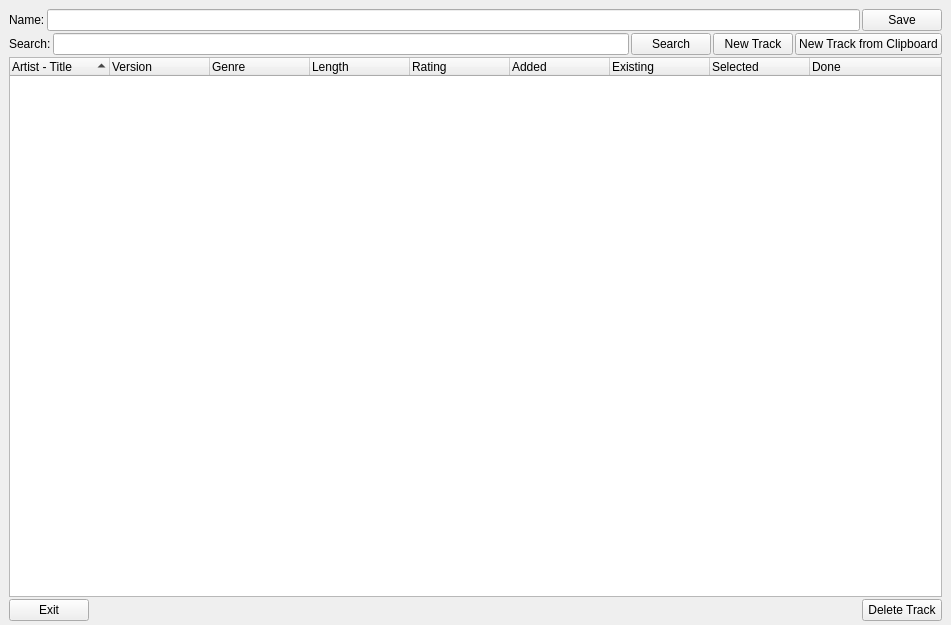
<?xml version="1.0" encoding="UTF-8"?>
<ui version="4.0">
 <class>SearchlistDialogClass</class>
 <widget class="QWidget" name="SearchlistDialogClass">
  <property name="geometry">
   <rect>
    <x>0</x>
    <y>0</y>
    <width>951</width>
    <height>625</height>
   </rect>
  </property>
  <property name="focusPolicy">
   <enum>Qt::NoFocus</enum>
  </property>
  <property name="windowTitle">
   <string>WinMusik Searchlist</string>
  </property>
  <property name="windowIcon">
   <iconset resource="../../resources.qrc">
    <normaloff>:/devices48/resources/tr48x48-0016.png</normaloff>:/devices48/resources/tr48x48-0016.png</iconset>
  </property>
  <layout class="QVBoxLayout" name="searchlistLayout">
   <property name="spacing">
    <number>2</number>
   </property>
   <property name="margin">
    <number>0</number>
   </property>
   <item>
    <layout class="QVBoxLayout" name="verticalLayout">
     <property name="leftMargin">
      <number>9</number>
     </property>
     <property name="topMargin">
      <number>9</number>
     </property>
     <property name="rightMargin">
      <number>9</number>
     </property>
     <property name="bottomMargin">
      <number>4</number>
     </property>
     <item>
      <layout class="QHBoxLayout" name="horizontalLayout_2">
       <item>
        <widget class="QLabel" name="label">
         <property name="text">
          <string>Name:</string>
         </property>
        </widget>
       </item>
       <item>
        <widget class="QLineEdit" name="searchlistName"/>
       </item>
       <item>
        <widget class="QPushButton" name="saveButton">
         <property name="text">
          <string>Save</string>
         </property>
         <property name="icon">
          <iconset resource="../../resources.qrc">
           <normaloff>:/icons/resources/filesave.png</normaloff>:/icons/resources/filesave.png</iconset>
         </property>
         <property name="iconSize">
          <size>
           <width>16</width>
           <height>16</height>
          </size>
         </property>
        </widget>
       </item>
      </layout>
     </item>
     <item>
      <layout class="QHBoxLayout" name="horizontalLayout_4">
       <property name="topMargin">
        <number>0</number>
       </property>
       <item>
        <widget class="QLabel" name="label_2">
         <property name="text">
          <string>Search:</string>
         </property>
        </widget>
       </item>
       <item>
        <widget class="QLineEdit" name="searchTerm"/>
       </item>
       <item>
        <widget class="QPushButton" name="searchButton">
         <property name="text">
          <string>Search</string>
         </property>
         <property name="icon">
          <iconset resource="../../resources.qrc">
           <normaloff>:/icons/resources/findmore.png</normaloff>:/icons/resources/findmore.png</iconset>
         </property>
         <property name="iconSize">
          <size>
           <width>16</width>
           <height>16</height>
          </size>
         </property>
         <property name="flat">
          <bool>false</bool>
         </property>
        </widget>
       </item>
       <item>
        <widget class="QPushButton" name="newTrackButton">
         <property name="text">
          <string>New Track</string>
         </property>
         <property name="icon">
          <iconset resource="../../resources.qrc">
           <normaloff>:/icons/resources/filenew.png</normaloff>:/icons/resources/filenew.png</iconset>
         </property>
         <property name="iconSize">
          <size>
           <width>16</width>
           <height>16</height>
          </size>
         </property>
         <property name="flat">
          <bool>false</bool>
         </property>
        </widget>
       </item>
       <item>
        <widget class="QPushButton" name="newTrackFromClipboardButton">
         <property name="text">
          <string>New Track from Clipboard</string>
         </property>
         <property name="icon">
          <iconset resource="../../resources.qrc">
           <normaloff>:/icons/resources/filenew.png</normaloff>:/icons/resources/filenew.png</iconset>
         </property>
         <property name="iconSize">
          <size>
           <width>16</width>
           <height>16</height>
          </size>
         </property>
         <property name="flat">
          <bool>false</bool>
         </property>
        </widget>
       </item>
      </layout>
     </item>
     <item>
      <layout class="QVBoxLayout" name="verticalLayout_2">
       <item>
        <widget class="QTreeWidget" name="trackList">
         <property name="contextMenuPolicy">
          <enum>Qt::CustomContextMenu</enum>
         </property>
         <property name="showDropIndicator" stdset="0">
          <bool>false</bool>
         </property>
         <property name="alternatingRowColors">
          <bool>true</bool>
         </property>
         <property name="selectionMode">
          <enum>QAbstractItemView::ExtendedSelection</enum>
         </property>
         <property name="rootIsDecorated">
          <bool>false</bool>
         </property>
         <property name="itemsExpandable">
          <bool>false</bool>
         </property>
         <property name="sortingEnabled">
          <bool>true</bool>
         </property>
         <property name="expandsOnDoubleClick">
          <bool>false</bool>
         </property>
         <column>
          <property name="text">
           <string>Artist - Title</string>
          </property>
         </column>
         <column>
          <property name="text">
           <string>Version</string>
          </property>
         </column>
         <column>
          <property name="text">
           <string>Genre</string>
          </property>
         </column>
         <column>
          <property name="text">
           <string>Length</string>
          </property>
         </column>
         <column>
          <property name="text">
           <string>Rating</string>
          </property>
         </column>
         <column>
          <property name="text">
           <string>Added</string>
          </property>
         </column>
         <column>
          <property name="text">
           <string>Existing</string>
          </property>
         </column>
         <column>
          <property name="text">
           <string>Selected</string>
          </property>
         </column>
         <column>
          <property name="text">
           <string>Done</string>
          </property>
         </column>
        </widget>
       </item>
       <item>
        <layout class="QHBoxLayout" name="horizontalLayout">
         <item>
          <widget class="QPushButton" name="saveExitButton">
           <property name="text">
            <string>Exit</string>
           </property>
           <property name="icon">
            <iconset resource="../../resources.qrc">
             <normaloff>:/icons/resources/application-exit.png</normaloff>:/icons/resources/application-exit.png</iconset>
           </property>
           <property name="iconSize">
            <size>
             <width>16</width>
             <height>16</height>
            </size>
           </property>
          </widget>
         </item>
         <item>
          <spacer name="horizontalSpacer_2">
           <property name="orientation">
            <enum>Qt::Horizontal</enum>
           </property>
           <property name="sizeHint" stdset="0">
            <size>
             <width>40</width>
             <height>20</height>
            </size>
           </property>
          </spacer>
         </item>
         <item>
          <widget class="QPushButton" name="deleteTrackButton">
           <property name="text">
            <string>Delete Track</string>
           </property>
           <property name="icon">
            <iconset resource="../../resources.qrc">
             <normaloff>:/icons/resources/trash-16.png</normaloff>:/icons/resources/trash-16.png</iconset>
           </property>
           <property name="iconSize">
            <size>
             <width>16</width>
             <height>16</height>
            </size>
           </property>
           <property name="flat">
            <bool>false</bool>
           </property>
          </widget>
         </item>
        </layout>
       </item>
      </layout>
     </item>
    </layout>
   </item>
  </layout>
 </widget>
 <tabstops>
  <tabstop>searchlistName</tabstop>
  <tabstop>trackList</tabstop>
  <tabstop>saveExitButton</tabstop>
 </tabstops>
 <resources>
  <include location="../../resources.qrc"/>
 </resources>
 <connections/>
</ui>
